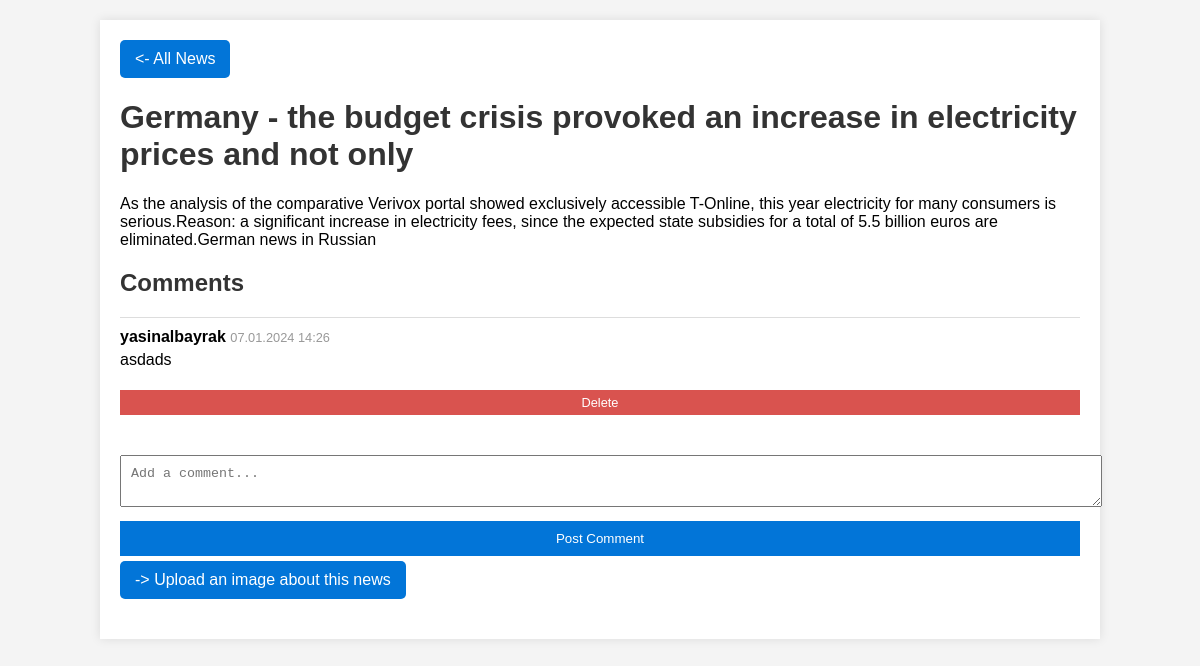
The page /news/183/ (signed in) on the database its author committed.
### russianNews/models.py (models this page shows, shortened)
class NewsItem(models.Model):
    title_en = models.CharField(max_length=200)
    title_ru = models.CharField(max_length=200)
    link = models.URLField()
    description_en = models.TextField()
    description_ru = models.TextField()
    category_en = models.CharField(max_length=100)
    category_ru = models.CharField(max_length=100)
    pub_date = models.DateTimeField()

class Comment(models.Model):
    news_item = models.ForeignKey(NewsItem, on_delete=models.CASCADE, related_name='comments')
    author = models.ForeignKey(User, on_delete=models.CASCADE)
    content = models.TextField()
    created_at = models.DateTimeField(auto_now_add=True)

class User(AbstractBaseUser, PermissionsMixin):
    ADMIN = 'admin'
    USER = 'user'
    ROLE_CHOICES = [
        (ADMIN, 'Admin'),
        (USER, 'User'),
    ]
    firstname = models.CharField(max_length=100)
    lastname = models.CharField(max_length=100)
    username = models.CharField(max_length=100, unique=True)
    password = models.CharField(max_length=100)
    role = models.CharField(max_length=10, choices=ROLE_CHOICES, default=USER)
    is_active = models.BooleanField(default=True)
    is_staff = models.BooleanField(default=False)
    objects = UserManager()
    USERNAME_FIELD = 'username'
    REQUIRED_FIELDS = []
    groups = models.ManyToManyField(
        'auth.Group',
        verbose_name='groups',
        blank=True,
        related_name="user_set_custom",  # Custom related_name
        help_text='The groups this user belongs to. A user will get all permissions granted to each of their groups.',
    )
    user_permissions = models.ManyToManyField(
        'auth.Permission',
        verbose_name='user permissions',
        blank=True,
        related_name="user_set_custom",  # Custom related_name
        help_text='Specific permissions for this user.',
    )
    class Meta:
        verbose_name = 'user'
        verbose_name_plural = 'users'

### russianNews/views.py (the view)
# urls.py: path('news/<int:pk>/', views.news_detail, name='news_detail'),
@login_required
def news_detail(request, pk):
    news_item = get_object_or_404(NewsItem, pk=pk)
    if request.method == 'POST':
        logger.info('Made a comment', extra={
            'user': request.user,
            'ip_address': request.META.get('REMOTE_ADDR'),
            'user_agent': request.META.get('HTTP_USER_AGENT', ''),
            'absolute_uri': request.build_absolute_uri(),
            'http_method': request.method,
            'attackType': 'OTH'
        })
        form = CommentForm(request.POST)
        if form.is_valid():
            comment = form.save(commit=False)
            comment.news_item = news_item
            comment.author = request.user
            comment.save()
            return redirect('news_detail', pk=news_item.pk)
    else:
        form = CommentForm()
    return render(request, 'news_detail.html', {'news_item': news_item, 'form': form})

### russianNews/forms.py
class CommentForm(forms.ModelForm):
    class Meta:
        model = Comment
        fields = ('content',)

### russianNews/templates/news_detail.html (shortened to what this page needs)
{% load i18n %}
<!DOCTYPE html>
<html lang="en">
<head>
</head>
<body>
<div class="container">
    <div style="margin-bottom: 20px;">
        <a href="{% url 'news_list' %}" style="background-color: #0275d8; color: white; padding: 10px 15px; text-decoration: none; border-radius: 5px; display: inline-block;">
            <- {% trans 'All News' %}
        </a>
    </div>
    <h1>
        {% if request.LANGUAGE_CODE == "en" %}
            {{ news_item.title_en }}
        {% else %}
            {{ news_item.title_ru }}
        {% endif %}
    </h1>
    <div class="news-content">
        <p>
            {% if request.LANGUAGE_CODE == "en" %}
                {{ news_item.description_en }}
            {% else %}
                {{ news_item.description_ru }}
            {% endif %}
        </p>
    </div>
    <div class="comments-section">
        <h2>{% trans 'Comments' %}</h2>
        {% for comment in news_item.comments.all %}
            <div class="comment">
                <span class="comment-author">{{ comment.author.username }}</span>
                <span class="comment-date">{{ comment.created_at|date:"d.m.Y H:i" }}</span>
                <p class="comment-content">{{ comment.content }}</p>
                {% if request.user == comment.author or request.user.is_staff %}
                    <form action="{% url 'delete_comment' comment.id %}" method="post" style="display:inline;">
                        <button type="submit" class="delete-button">{% trans 'Delete' %}</button>
                    </form>
                {% endif %}
            </div>
        {% empty %}
            <p>{% trans 'No comments yet.' %}</p>
        {% endfor %}
    </div>
    <form method="post">
        <textarea name="content" placeholder="{% trans 'Add a comment...' %}"></textarea>
        <button type="submit">{% trans 'Post Comment' %}</button>
    </form>
    <div style="margin-bottom: 20px;">
        <a href="{% url 'get_image' %}"
           style="background-color: #0275d8; color: white; padding: 10px 15px; text-decoration: none; border-radius: 5px; display: inline-block;">
            -> {% trans 'Upload an image about this news' %}
        </a>
    </div>
</div>
</body>
</html>

### russianNews/templates/news_detail.html (style rules this page uses)
body { font-family: Arial, sans-serif; background-color: #f4f4f4; margin: 0; padding: 0; }
.container { width: 80%; margin: 20px auto; background-color: white; padding: 20px; box-shadow: 0 0 10px rgba(0, 0, 0, 0.1); }
h1, h2 { color: #333; }
.news-content, .comments-section { margin-top: 20px; }
.comment { border-top: 1px solid #ddd; padding: 10px 0; }
.comment-author { font-weight: bold; }
.comment-content { margin-top: 5px; }
.comment-date { font-size: 0.8em; color: #999; }
form { margin-top: 20px; }
input, textarea, button { width: 100%; margin: 5px 0; padding: 10px; }
button { background-color: #0275d8; color: white; border: none; cursor: pointer; }
.delete-button { background-color: #d9534f; color: white; border: none; padding: 5px 10px; font-size: 0.8em; cursor: pointer; }

### rows shown on the page
NewsItem: title_en "Germany - the budget crisis provoked an increase in electricity prices and not only", description_en "As the analysis of the comparative Verivox portal showed exclusively accessible T-Online, this year electricity for many consumers is serious.Reason: a significant increase in electricity fees, since the expected state subsidies for a total of 5.5 billion euros are eliminated.German news in Russian"
Comment: author.username "yasinalbayrak", created_at "07.01.2024 14:26", content "asdads"
